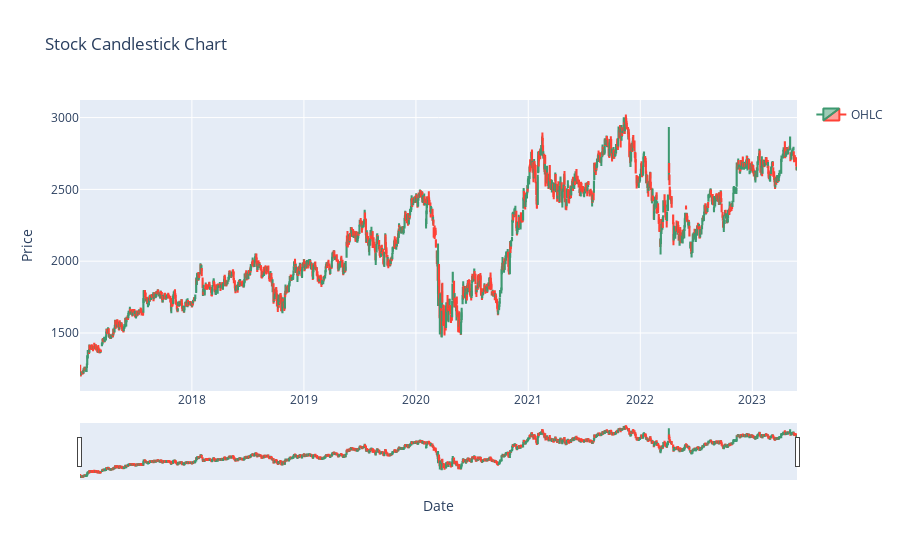

Notebook source saved alongside this figure:
### Markdown cell above
*** Adding Open High Low Close candlestick grpah ***

### Code cell
fig = make_subplots(rows=1, cols=1)

# Add the candlestick trace
fig.add_trace(go.Candlestick(
    x=df['Date'],
    open=df['Open'],
    high=df['High'],
    low=df['Low'],
    close=df['Close'],
    name='OHLC'
), row=1, col=1)

fig.update_layout(
    title='Stock Candlestick Chart',
    xaxis_title='Date',
    yaxis_title='Price',
    showlegend=True
)

fig.show()

### Figure 1 — Plotly figure (JSON) as saved in the notebook; plotly's stock layout.template omitted (floating-point values rounded to 4 significant figures; data arrays with more than 128 entries replaced by an {"elided": "..."} marker saying what was removed)
{"data": [{"close": {"elided": "1582 float values"}, "high": {"elided": "1582 float values"}, "low": {"elided": "1582 float values"}, "name": "OHLC", "open": {"elided": "1582 float values"}, "type": "candlestick", "x": {"elided": "1582 str values"}, "xaxis": "x", "yaxis": "y"}], "layout": {"showlegend": true, "title": {"text": "Stock Candlestick Chart"}, "xaxis": {"anchor": "y", "domain": [0, 1], "title": {"text": "Date"}}, "yaxis": {"anchor": "x", "domain": [0, 1], "title": {"text": "Price"}}}}
